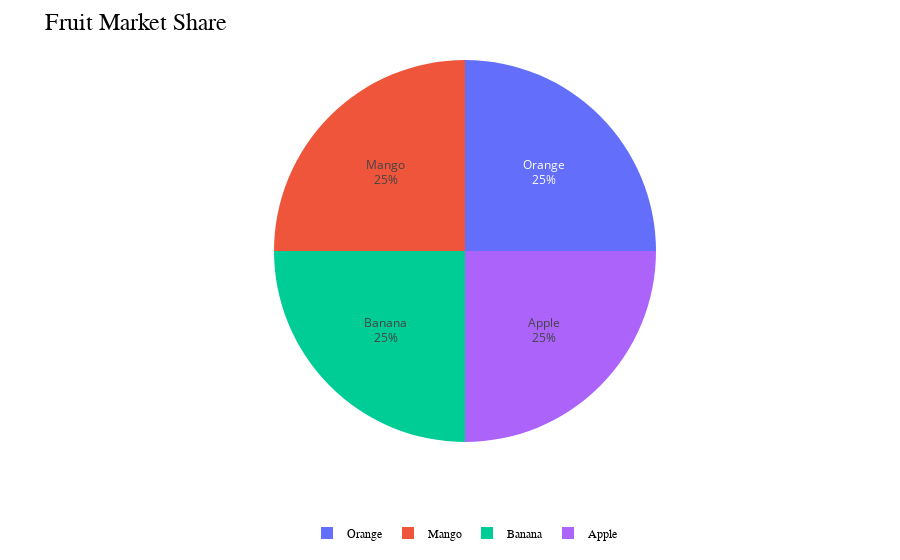

This figure's notebook cell:
### Code cell
image_loc = 'pie/1.jpeg'
info2 = get_image_info(image_loc, prompt2)
print(info2)
plot_from_ai_output(info2)

### Figure 1 — Plotly figure (JSON) as saved in the notebook; plotly's stock layout.template omitted (floating-point values rounded to 4 significant figures)
{"data": [{"hoverinfo": "label+percent+name", "labels": ["Orange", "Mango", "Banana", "Apple"], "name": "", "textinfo": "percent+label", "type": "pie", "values": [25, 25, 25, 25]}], "layout": {"legend": {"font": {"color": "#000000", "family": "Arial, sans-serif", "size": 12}, "orientation": "h", "x": 0.5, "xanchor": "center", "y": -0.2}, "margin": {"b": 60, "l": 60, "r": 30, "t": 60}, "paper_bgcolor": "#ffffff", "plot_bgcolor": "#ffffff", "title": {"font": {"color": "#000000", "family": "Arial, sans-serif", "size": 24}, "text": "Fruit Market Share"}}}
